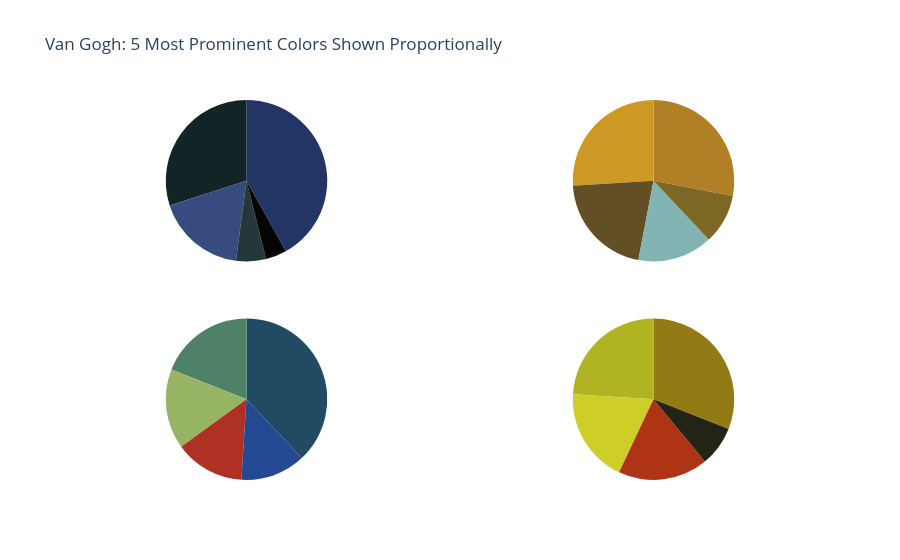

Notebook source saved alongside this figure:
### Code cell
import plotly.graph_objects as go
from plotly.subplots import make_subplots

labels = ['1st', '2nd', '3rd', '4th', '5th']

# Define color sets of paintings
night_colors = ['rgb(56, 75, 126)', 'rgb(18, 36, 37)', 'rgb(34, 53, 101)',
                'rgb(36, 55, 57)', 'rgb(6, 4, 4)']
sunflowers_colors = ['rgb(177, 127, 38)', 'rgb(205, 152, 36)', 'rgb(99, 79, 37)',
                     'rgb(129, 180, 179)', 'rgb(124, 103, 37)']
irises_colors = ['rgb(33, 75, 99)', 'rgb(79, 129, 102)', 'rgb(151, 179, 100)',
                 'rgb(175, 49, 35)', 'rgb(36, 73, 147)']
cafe_colors =  ['rgb(146, 123, 21)', 'rgb(177, 180, 34)', 'rgb(206, 206, 40)',
                'rgb(175, 51, 21)', 'rgb(35, 36, 21)']

# Create subplots, using 'domain' type for pie charts
specs = [[{'type':'domain'}, {'type':'domain'}], [{'type':'domain'}, {'type':'domain'}]]
fig = make_subplots(rows=2, cols=2, specs=specs)

# Define pie charts
fig.add_trace(go.Pie(labels=labels, values=[30,50,70,10, 7],name='sunflower' ,marker_colors=night_colors), 1, 1)

fig.add_trace(go.Pie(labels=labels, values=[28, 26, 21, 15, 10], name='Sunflowers',
                     marker_colors=sunflowers_colors), 1, 2)
fig.add_trace(go.Pie(labels=labels, values=[38, 19, 16, 14, 13], name='Irises',
                     marker_colors=irises_colors), 2, 1)
fig.add_trace(go.Pie(labels=labels, values=[31, 24, 19, 18, 8], name='The Night Café',
                     marker_colors=cafe_colors), 2, 2)

# Tune layout and hover info
fig.update_traces(hoverinfo='label+percent+name', textinfo='none')
fig.update(layout_title_text='Van Gogh: 5 Most Prominent Colors Shown Proportionally',
           layout_showlegend=False)

fig = go.Figure(fig)
fig.show()

### Figure 1 — Plotly figure (JSON) as saved in the notebook; plotly's stock layout.template omitted (floating-point values rounded to 4 significant figures)
{"data": [{"domain": {"x": [0, 0.45], "y": [0.575, 1]}, "hoverinfo": "label+percent+name", "labels": ["1st", "2nd", "3rd", "4th", "5th"], "marker": {"colors": ["rgb(56, 75, 126)", "rgb(18, 36, 37)", "rgb(34, 53, 101)", "rgb(36, 55, 57)", "rgb(6, 4, 4)"]}, "name": "sunflower", "textinfo": "none", "type": "pie", "values": [30, 50, 70, 10, 7]}, {"domain": {"x": [0.55, 1], "y": [0.575, 1]}, "hoverinfo": "label+percent+name", "labels": ["1st", "2nd", "3rd", "4th", "5th"], "marker": {"colors": ["rgb(177, 127, 38)", "rgb(205, 152, 36)", "rgb(99, 79, 37)", "rgb(129, 180, 179)", "rgb(124, 103, 37)"]}, "name": "Sunflowers", "textinfo": "none", "type": "pie", "values": [28, 26, 21, 15, 10]}, {"domain": {"x": [0, 0.45], "y": [0, 0.425]}, "hoverinfo": "label+percent+name", "labels": ["1st", "2nd", "3rd", "4th", "5th"], "marker": {"colors": ["rgb(33, 75, 99)", "rgb(79, 129, 102)", "rgb(151, 179, 100)", "rgb(175, 49, 35)", "rgb(36, 73, 147)"]}, "name": "Irises", "textinfo": "none", "type": "pie", "values": [38, 19, 16, 14, 13]}, {"domain": {"x": [0.55, 1], "y": [0, 0.425]}, "hoverinfo": "label+percent+name", "labels": ["1st", "2nd", "3rd", "4th", "5th"], "marker": {"colors": ["rgb(146, 123, 21)", "rgb(177, 180, 34)", "rgb(206, 206, 40)", "rgb(175, 51, 21)", "rgb(35, 36, 21)"]}, "name": "The Night Café", "textinfo": "none", "type": "pie", "values": [31, 24, 19, 18, 8]}], "layout": {"showlegend": false, "title": {"text": "Van Gogh: 5 Most Prominent Colors Shown Proportionally"}}}
